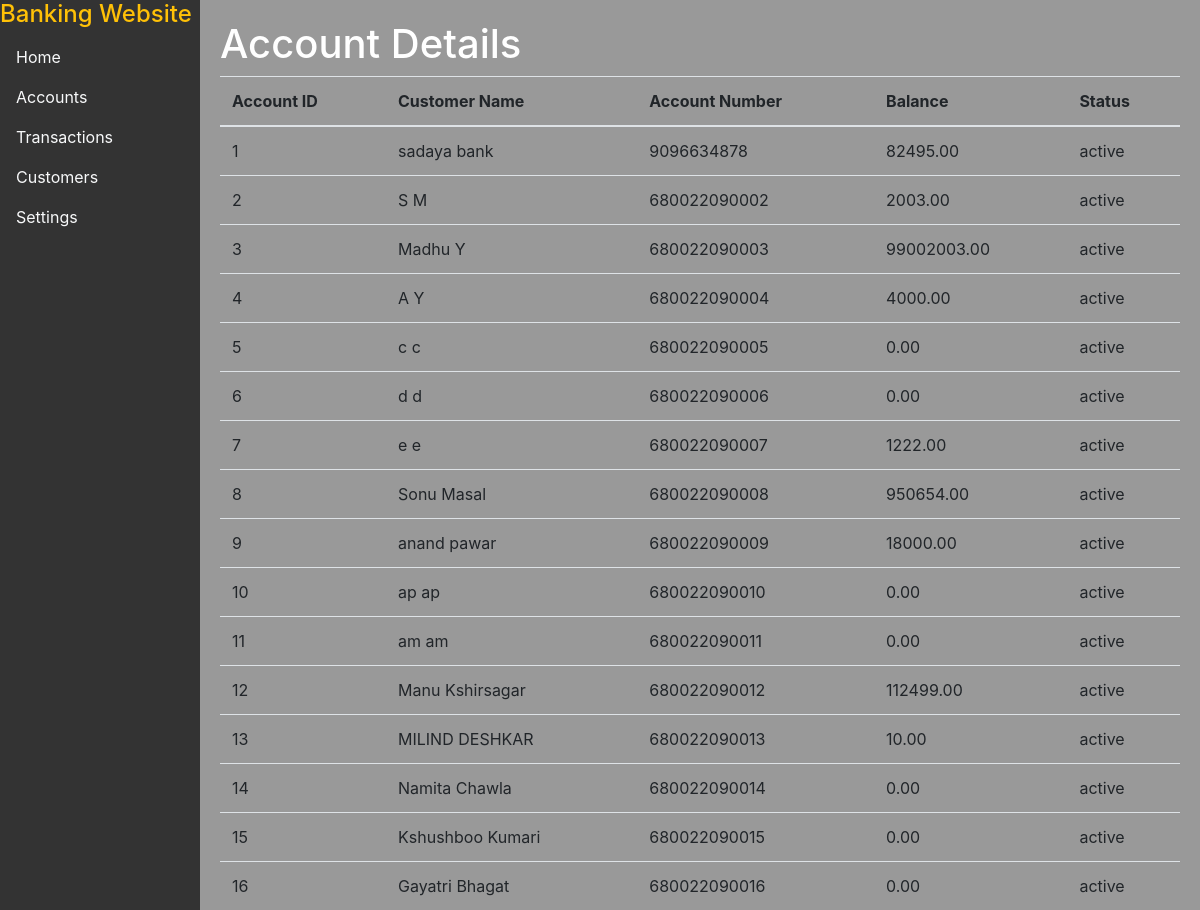
The page /admins/account_details/ on the database its author committed.
### admins/models.py (models this page shows, shortened)
class Account(models.Model):
    account_id = models.AutoField(primary_key=True)
    customer_id = models.ForeignKey(Customer, on_delete=models.CASCADE)
    account_number = models.CharField(max_length=12, unique=True)
    balance = models.DecimalField(max_digits=10, decimal_places=2)
    status = models.CharField(choices=A_CHOICES, max_length=50)

class Customer(models.Model):
    customer_id = models.AutoField(primary_key=True)
    username = models.CharField(max_length=50)
    first_name = models.CharField(max_length=50)
    last_name = models.CharField(max_length=50)
    email = models.EmailField()
    contact_number = models.CharField(max_length=15)
    address = models.CharField(max_length=100)
    date_of_birth = models.DateField()

### admins/views.py (the view)
# urls.py: path('account_details/', views.account_details, name='account_details'),
def account_details(request):
    status = Account.objects.all()
    customer = Customer.objects.all()
    context = {
        'status': status,
        'customer' : customer ,
    }
    return render(request, 'admins/account_details.html', context)

### admins/templates/admins/account_details.html
{% extends 'admins/admin_home.html' %}
{% block body %}
<h1>Account Details</h1>
<table class=table>
    <thead>
        <tr>
            <th>Account ID</th>
            <th>Customer Name</th>
            <th>Account Number</th>
            <th>Balance</th>
            <th>Status</th>
        </tr>
    </thead>
    <tbody>
        {% for account in status %}
        <tr>
            <td>{{ account.account_id }}</td>
            <td>{{ account.customer_id.first_name }} {{ account.customer_id.last_name }}</td>
            <td>{{ account.account_number }}</td>
            <td>{{ account.balance }}</td>
            <td>{{ account.status }}</td>
        </tr>
        {% endfor %}
    </tbody>
</table>
{% endblock %}

### admins/templates/admins/admin_home.html (style rules this page uses)
body, html { height: 100%; }

### rows shown on the page
Account: account_id "1", customer_id.first_name "sadaya", customer_id.last_name "bank", account_number "9096634878", balance "82495.00", status "active"
Account: account_id "2", customer_id.first_name "S", customer_id.last_name "M", account_number "680022090002", balance "2003.00", status "active"
Account: account_id "3", customer_id.first_name "Madhu", customer_id.last_name "Y", account_number "680022090003", balance "99002003.00", status "active"
Account: account_id "4", customer_id.first_name "A", customer_id.last_name "Y", account_number "680022090004", balance "4000.00", status "active"
Account: account_id "5", customer_id.first_name "c", customer_id.last_name "c", account_number "680022090005", balance "0.00", status "active"
Account: account_id "6", customer_id.first_name "d", customer_id.last_name "d", account_number "680022090006", balance "0.00", status "active"
Account: account_id "7", customer_id.first_name "e", customer_id.last_name "e", account_number "680022090007", balance "1222.00", status "active"
Account: account_id "8", customer_id.first_name "Sonu", customer_id.last_name "Masal", account_number "680022090008", balance "950654.00", status "active"
Account: account_id "9", customer_id.first_name "anand", customer_id.last_name "pawar", account_number "680022090009", balance "18000.00", status "active"
Account: account_id "10", customer_id.first_name "ap", customer_id.last_name "ap", account_number "680022090010", balance "0.00", status "active"
Account: account_id "11", customer_id.first_name "am", customer_id.last_name "am", account_number "680022090011", balance "0.00", status "active"
Account: account_id "12", customer_id.first_name "Manu", customer_id.last_name "Kshirsagar", account_number "680022090012", balance "112499.00", status "active"
Account: account_id "13", customer_id.first_name "MILIND", customer_id.last_name "DESHKAR", account_number "680022090013", balance "10.00", status "active"
Account: account_id "14", customer_id.first_name "Namita", customer_id.last_name "Chawla", account_number "680022090014", balance "0.00", status "active"
Account: account_id "15", customer_id.first_name "Kshushboo", customer_id.last_name "Kumari", account_number "680022090015", balance "0.00", status "active"
Account: account_id "16", customer_id.first_name "Gayatri", customer_id.last_name "Bhagat", account_number "680022090016", balance "0.00", status "active"
